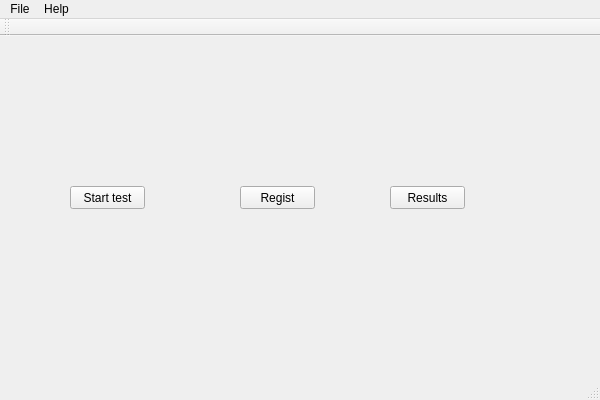
<?xml version="1.0" encoding="UTF-8"?>
<ui version="4.0">
 <class>VinhosClass</class>
 <widget class="QMainWindow" name="VinhosClass">
  <property name="geometry">
   <rect>
    <x>0</x>
    <y>0</y>
    <width>600</width>
    <height>400</height>
   </rect>
  </property>
  <property name="windowTitle">
   <string>Vinhos</string>
  </property>
  <widget class="QWidget" name="centralWidget">
   <widget class="QPushButton" name="pushButton_start">
    <property name="geometry">
     <rect>
      <x>70</x>
      <y>150</y>
      <width>75</width>
      <height>23</height>
     </rect>
    </property>
    <property name="text">
     <string>Start test</string>
    </property>
   </widget>
   <widget class="QPushButton" name="pushButton_2">
    <property name="geometry">
     <rect>
      <x>390</x>
      <y>150</y>
      <width>75</width>
      <height>23</height>
     </rect>
    </property>
    <property name="text">
     <string>Results</string>
    </property>
   </widget>
   <widget class="QPushButton" name="pushButton">
    <property name="geometry">
     <rect>
      <x>240</x>
      <y>150</y>
      <width>75</width>
      <height>23</height>
     </rect>
    </property>
    <property name="text">
     <string>Regist</string>
    </property>
   </widget>
  </widget>
  <widget class="QMenuBar" name="menuBar">
   <property name="geometry">
    <rect>
     <x>0</x>
     <y>0</y>
     <width>600</width>
     <height>21</height>
    </rect>
   </property>
   <widget class="QMenu" name="menuFile">
    <property name="title">
     <string>File</string>
    </property>
    <addaction name="actionExit"/>
   </widget>
   <widget class="QMenu" name="menuHelp">
    <property name="title">
     <string>Help</string>
    </property>
    <addaction name="actionAbout"/>
   </widget>
   <addaction name="menuFile"/>
   <addaction name="menuHelp"/>
  </widget>
  <widget class="QToolBar" name="mainToolBar">
   <attribute name="toolBarArea">
    <enum>TopToolBarArea</enum>
   </attribute>
   <attribute name="toolBarBreak">
    <bool>false</bool>
   </attribute>
  </widget>
  <widget class="QStatusBar" name="statusBar"/>
  <action name="actionExit">
   <property name="text">
    <string>Exit</string>
   </property>
  </action>
  <action name="actionAbout">
   <property name="text">
    <string>About</string>
   </property>
  </action>
 </widget>
 <layoutdefault spacing="6" margin="11"/>
 <resources>
  <include location="Vinhos.qrc"/>
 </resources>
 <connections>
  <connection>
   <sender>actionExit</sender>
   <signal>triggered()</signal>
   <receiver>VinhosClass</receiver>
   <slot>close()</slot>
   <hints>
    <hint type="sourcelabel">
     <x>-1</x>
     <y>-1</y>
    </hint>
    <hint type="destinationlabel">
     <x>299</x>
     <y>199</y>
    </hint>
   </hints>
  </connection>
 </connections>
</ui>
